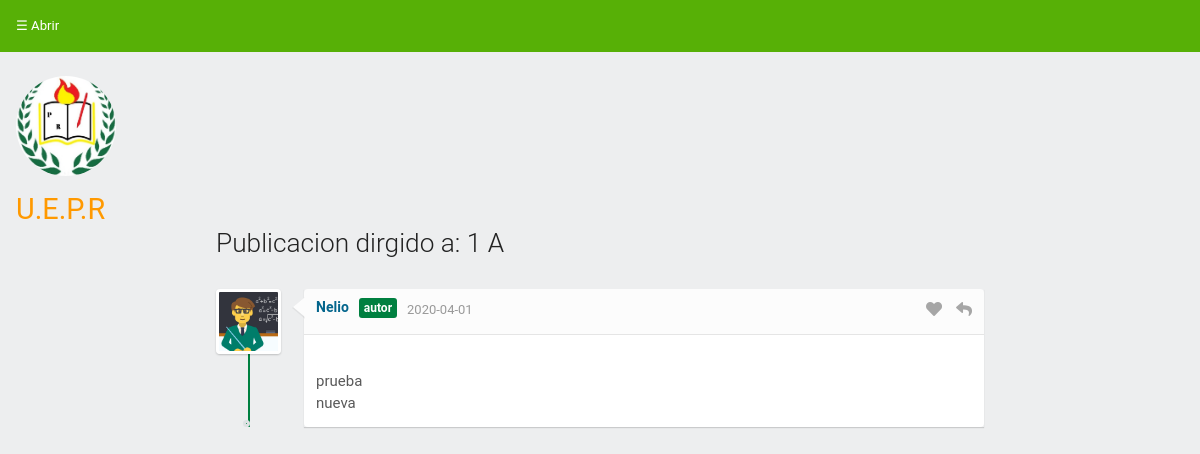
The page /webapp/vistas/estudiante/comentario.php on the database its author committed.
### tables this page shows
CREATE TABLE `publicacion` (
  `idpublicacion` int(11) NOT NULL,
  `titulo` varchar(45) NOT NULL,
  `descripcion` varchar(45) NOT NULL,
  `creado_en` date NOT NULL,
  `termina_en` date NOT NULL,
  `id_curso` int(11) NOT NULL,
  `idusuario` int(11) NOT NULL,
  `imagen` longblob
);

CREATE TABLE `usuario` (
  `idusuario` int(11) NOT NULL,
  `usuario` varchar(45) NOT NULL,
  `clave` varchar(45) NOT NULL,
  `idpersona` int(11) NOT NULL,
  `idrol` int(11) NOT NULL,
  `email` varchar(45) NOT NULL
);

### webapp/vistas/estudiante/comentario.php (the view, shortened to what this page needs)
<?php
include("estudiante_index.php");
?>
<?php include ("../../db/db.php");?>
<!DOCTYPE html>
<html lang="en">
<head>
<link rel="stylesheet" href="comentario_d.css" type="text/css">
</head>
<body>
<br><br>
	<?php
$query = "SELECT titulo, descripcion, creado_en, concat(curso.nivel,' ',curso.paralelo)as id_curso,usuario as idusuario FROM publicacion
inner join curso on publicacion.id_curso = curso.idcurso
inner join usuario on publicacion.idusuario = usuario.idusuario;";
$result_publicacion = mysqli_query($conn, $query);
while($row = mysqli_fetch_assoc($result_publicacion)) { ?>
	<div class="comments-container">
		<h3>Publicacion dirgido a:  <?php echo $row['id_curso']; ?></h3>
		<ul id="comments-list" class="comments-list">
			<li>
				<div class="comment-main-level">
					<div class="comment-avatar"><img src="perfil_doc.gif" alt=""></div>
					<div class="comment-box">
						<div class="comment-head">
							<h6 class="comment-name by-author"><?php echo $row['idusuario']; ?></h6>
							<span><?php echo $row['creado_en']; ?></span>
							<i class="fa fa-reply"></i>
							<i class="fa fa-heart"></i>
						</div>
						<div class="comment-content">
							<br>
							<?php echo $row['titulo']; ?>
							<br>
							<?php echo $row['descripcion']; ?>
						</div>
					</div>
				</div>
					</li>
</ul>
</div>
          <?php } ?>
</body>
</html>

### webapp/css/menu_vertical.css (style rules this page uses)
body { font-family: "Segoe UI", sans-serif; font-size:100%; margin:0; padding:0; background-color:#ffffff; }

### webapp/vistas/estudiante/comentario_d.css (style rules this page uses)
* { margin: 0; padding: 0; -webkit-box-sizing: border-box; -moz-box-sizing: border-box; box-sizing: border-box; }
ul { list-style-type: none; }
body { font-family: 'Roboto', Arial, Helvetica, Sans-serif, Verdana; background: #edeeef; }
.comments-container { margin: 60px auto 15px; width: 768px; }
.comments-list { margin-top: 30px; position: relative; }
.comments-list:before { content: ''; width: 2px; height: 100%; background: #008040; position: absolute; left: 32px; top: 0; }
.comments-list:after { content: ''; position: absolute; background: #008040; bottom: 0; left: 27px; width: 7px; height: 7px; border: 3px solid #dee1e3; -webkit-border-radius: 50%; -moz-border-radius: 50%; border-radius: 50%; }
.comments-list li { margin-bottom: 15px; display: block; position: relative; }
.comments-list li:after { content: ''; display: block; clear: both; height: 0; width: 0; }
.comments-list .comment-avatar { width: 65px; height: 65px; position: relative; z-index: 99; float: left; border: 3px solid #FFF; -webkit-border-radius: 4px; -moz-border-radius: 4px; border-radius: 4px; -webkit-box-shadow: 0 1px 2px rgba(0,0,0,0.2); -moz-box-shadow: 0 1px 2px rgba(0,0,0,0.2); box-shadow: 0 1px 2px rgba(0,0,0,0.2); overflow: hidden; }
.comments-list .comment-avatar img { width: 100%; height: 100%; }
.comment-main-level:after { content: ''; width: 0; height: 0; display: block; clear: both; }
.comments-list .comment-box { width: 680px; float: right; position: relative; -webkit-box-shadow: 0 1px 1px rgba(0,0,0,0.15); -moz-box-shadow: 0 1px 1px rgba(0,0,0,0.15); box-shadow: 0 1px 1px rgba(0,0,0,0.15); }
.comments-list .comment-box:before, .comments-list .comment-box:after { content: ''; height: 0; width: 0; position: absolute; display: block; border-width: 10px 12px 10px 0; border-style: solid; border-color: transparent #FCFCFC; top: 8px; left: -11px; }
.comments-list .comment-box:before { border-width: 11px 13px 11px 0; border-color: transparent rgba(0,0,0,0.05); left: -12px; }
.comment-box .comment-head { background: #FCFCFC; padding: 10px 12px; border-bottom: 1px solid #E5E5E5; overflow: hidden; -webkit-border-radius: 4px 4px 0 0; -moz-border-radius: 4px 4px 0 0; border-radius: 4px 4px 0 0; }
.comment-box .comment-head i { float: right; margin-left: 14px; position: relative; top: 2px; color: #A6A6A6; cursor: pointer; -webkit-transition: color 0.3s ease; -o-transition: color 0.3s ease; transition: color 0.3s ease; }
.comment-box .comment-name { color: #283035; font-size: 14px; font-weight: 700; float: left; margin-right: 10px; }
.comment-box .comment-head span { float: left; color: #999; font-size: 13px; position: relative; top: 1px; }
.comment-box .comment-content { background: #FFF; padding: 12px; font-size: 15px; color: #595959; -webkit-border-radius: 0 0 4px 4px; -moz-border-radius: 0 0 4px 4px; border-radius: 0 0 4px 4px; }
.comment-box .comment-name.by-author, .comment-box .comment-name.by-author a { color: #03658c; }
.comment-box .comment-name.by-author:after { content: 'autor'; background: #008040; color: #FFF; font-size: 12px; padding: 3px 5px; font-weight: 700; margin-left: 10px; -webkit-border-radius: 3px; -moz-border-radius: 3px; border-radius: 3px; }

### rows shown on the page
publicacion: id_curso "1 A", idusuario.usuario "Nelio", creado_en "2020-04-01", titulo "prueba", descripcion "nueva"
